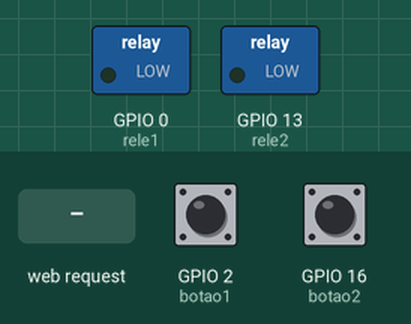
Recording of a sketch running on a simulated ESP8266 (NodeMCU). Parts: switched loads named in the sketch (green lamp = pin HIGH). Dashed ring = blinking. The test bench sets the inputs (shaded band); at power-on: GPIO 2 (botao1) HIGH, GPIO 16 (botao2) HIGH. WiFi joins after 1.5 s; servers stay silent unless stated.

Above: at 2.7 s.
2.8 s: GPIO 2 (botao1) pulled LOW for 1 s
At 4.7 s:
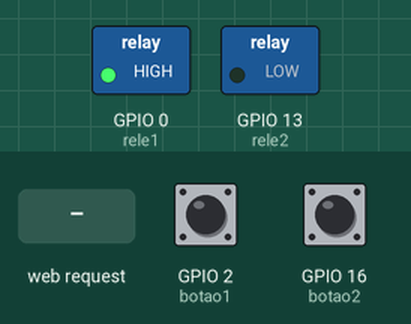
5.3 s: GPIO 16 (botao2) pulled LOW for 3.2 s
At 5.6 s:
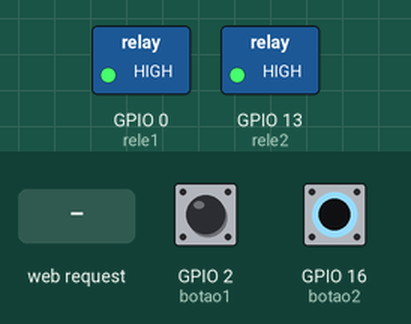
10.0 s: GPIO 16 (botao2) pulled LOW for 0.25 s
At 11.0 s:
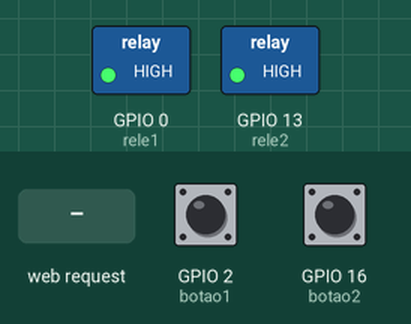
11.8 s: HTTP request GET /rele1 received
At 12.3 s:
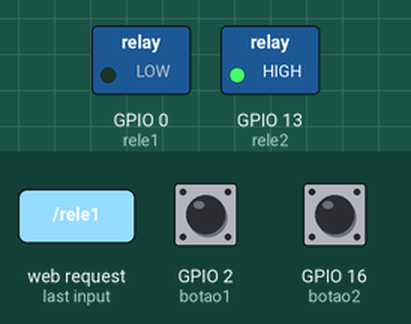
13.4 s: HTTP request GET /rele2 received
At 14.7 s:
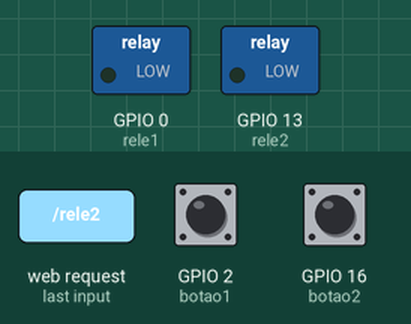
Timing chart, 0 to 16.0 s (numbered marks = the images above; inputs shaded):
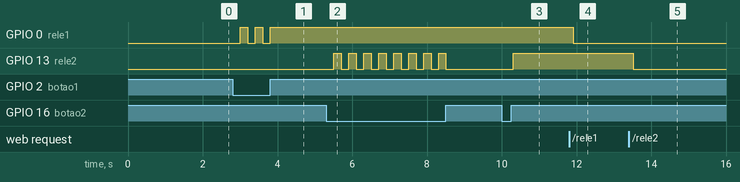

The sketch:

PLACA_WIFI_APP.ino
```cpp
/*
ELETRICA PINHO

EM BREVE SERÁ ATUALIZADO
NO APLICATIVO ESTA DISPONIVEL GOOGLE


*/


#include <ESP8266WiFi.h>


//Nome da sua rede Wifi
const char* ssid = "SUA REDE";

//Senha da rede
const char* password = "SUA SENHA ";

//IP do ESP (para voce acessar pelo browser)
IPAddress ip(192, 168, 88, 175);

//IP do roteador da sua rede wifi
IPAddress gateway(192, 168, 88, 1);

//Mascara de rede da sua rede wifi
IPAddress subnet(255, 255, 255, 0);

//Criando o servidor web na porta 80
WiFiServer server(8090);


int const  rele1 = 0;
int const  rele2 = 13;
int const botao1 = 2;
int const botao2 = 16;
int estado1 = 0;
int estado2 = 0;
String statusled;

//prototipo de funcao

void funcaodelay();

//Funcao que sera executada apenas ao ligar o ESP8266
void setup() {
  //Preparando o pino, que esta lidago ao rele
  pinMode(rele1, OUTPUT);
  pinMode(rele2, OUTPUT);
  pinMode(botao1, INPUT);
  pinMode(botao2, INPUT);

  digitalWrite(rele1, LOW);
  digitalWrite(rele2, LOW);
  //Conectando a rede Wifi
  WiFi.config(ip, gateway, subnet);
  WiFi.begin(ssid, password);


  //Verificando se esta conectado,
  //caso contrario, espera um pouco e verifica de novo.
  while (WiFi.status() != WL_CONNECTED) {
    delay(500);
  }

  //Iniciando o servidor Web
  server.begin();
}

//Funcao que sera executada indefinidamente enquanto o NodeMCU estiver ligado.
void loop() {


  estado1 = digitalRead(botao1);
  estado2 = digitalRead(botao2);

  funcaodelay();

  if (estado1 == LOW) {
    digitalWrite(rele1, !digitalRead(rele1));
  }

  funcaodelay();
  if (estado2 == LOW) {
    digitalWrite(rele2, !digitalRead(rele2));
  }


  //Verificando se o servidor esta pronto.
  WiFiClient client = server.available();
  if (!client) {
    return;
  }

  //Verificando se o servidor recebeu alguma requisicao
  while (!client.available()) {
    delay(1);
  }

  //Obtendo a requisicao vinda do browser
  String req = client.readStringUntil('\r');


  if (req == "GET /favicon.ico HTTP/1.1") {
    req = client.readStringUntil('\r');
  }

  client.flush();

  //Iniciando o buffer que ira conter a pagina HTML que sera enviada para o browser.
  String buf = "";

  buf += "HTTP/1.1 200 OK\r\nContent-Type: text/html\r\n\r\n<!DOCTYPE HTML>\r\n<html>\r\n";
  // buf += "<meta http-equiv='refresh' content='5'/>";

  // buf += "<head> ";

  buf += "<meta charset='UTF-8'> ";


  if (digitalRead(rele1)) {
    statusled = "ligado";
  } else {
    statusled = "Desligado";
  }

  buf += "<a href='?f=rele1' class='btn btn-sea'><button>RELE1 " + statusled + "</button></a> ";


  if (digitalRead(rele2)) {
    statusled = "ligado";
  } else {
    statusled = "Desligado";
  }


  buf += "<a href='?f=rele2' class='btn btn-sea'><button>RELE2 " + statusled + "</button></a> ";

  buf += "</body> ";
  buf += "</html> ";

  //Enviando para o browser a 'pagina' criada.
  client.print(buf);
  client.flush();


  if (req.indexOf("rele1") > 0 ) {
    digitalWrite(rele1, !digitalRead(rele1));
  }

  if (req.indexOf("rele2") > 0 ) {
    digitalWrite(rele2, !digitalRead(rele2));
  }


}


void funcaodelay() {

  delay(100);

}
```

Measured:
- after the input at 2.8 s, GPIO 0 (rele1): alternates HIGH for 0.20 s and LOW for 0.20 s, 5 changes in all, then stays HIGH, starting after 0.20 s
- after the input at 5.3 s, GPIO 13 (rele2): alternates HIGH for 0.20 s and LOW for 0.20 s, 16 changes in all, then stays LOW, starting after 0.21 s
- after the input at 10.0 s, GPIO 13 (rele2): LOW → HIGH after 0.31 s
- after the input at 11.8 s, GPIO 0 (rele1): HIGH → LOW after 0.11 s
- after the input at 13.4 s, GPIO 13 (rele2): HIGH → LOW after 0.11 s
